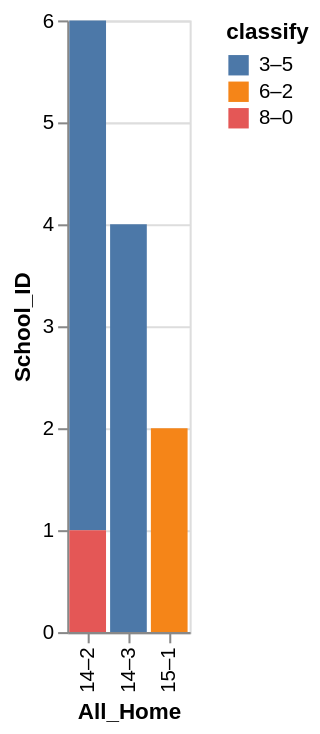

Here is the Vega-Lite specification saved for this chart:
### Vega-Lite specification from a JSON file in a GitHub repository (floating-point values rounded to 4 significant figures)
{"data": {"values": [{"x_data": "14–2", "y_data": 5, "classify": "3–5"}, {"x_data": "14–3", "y_data": 4, "classify": "3–5"}, {"x_data": "15–1", "y_data": 0, "classify": "3–5"}, {"x_data": "14–2", "y_data": 0, "classify": "6–2"}, {"x_data": "14–3", "y_data": 0, "classify": "6–2"}, {"x_data": "15–1", "y_data": 2, "classify": "6–2"}, {"x_data": "14–2", "y_data": 1, "classify": "8–0"}, {"x_data": "14–3", "y_data": 0, "classify": "8–0"}, {"x_data": "15–1", "y_data": 0, "classify": "8–0"}]}, "mark": "bar", "encoding": {"x": {"field": "x_data", "type": "nominal", "title": "All_Home", "sort": {"op": "sum", "field": "y_data", "order": "descending"}}, "y": {"field": "y_data", "type": "quantitative", "title": "School_ID"}, "color": {"field": "classify"}}}
